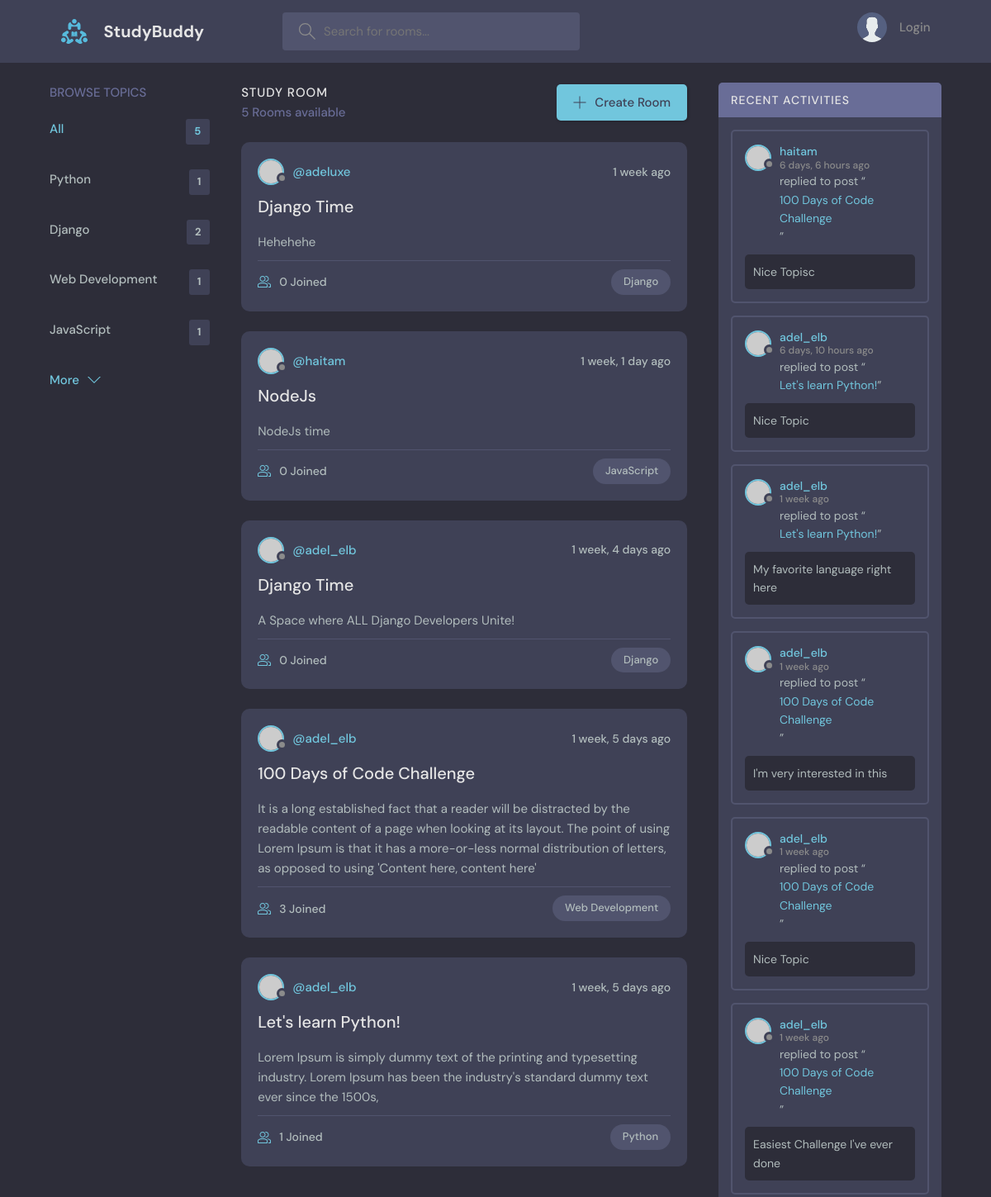
The app's page / (upper part), older data.
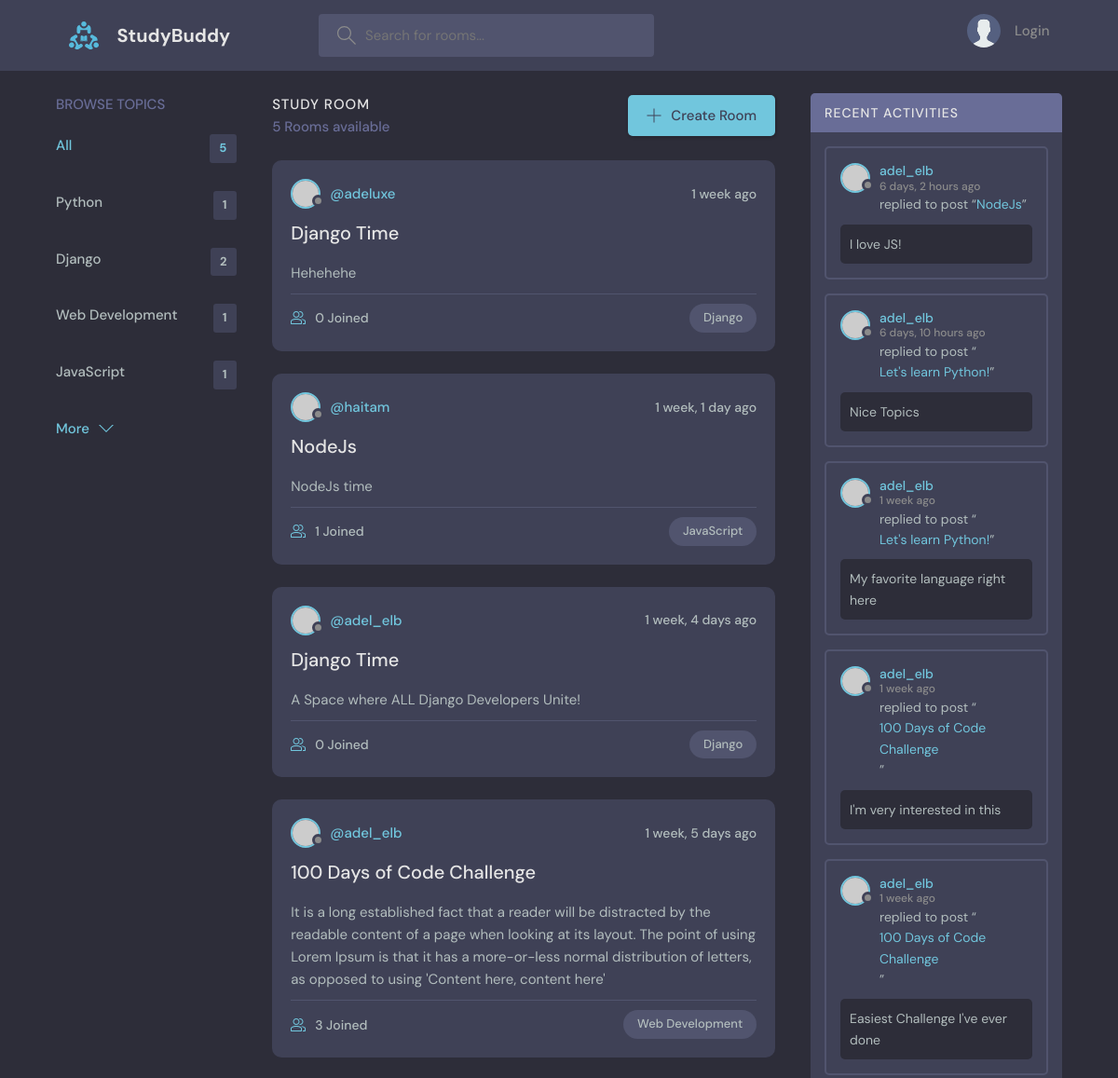
The same page, newer data.
### base/models.py (models this page shows, shortened)
class Topic(models.Model):
    name = models.CharField(max_length=200)

class Room(models.Model):
    host = models.ForeignKey(User, on_delete=models.CASCADE, null=True)
    topic = models.ForeignKey(Topic, on_delete=models.SET_NULL, null=True)
    name = models.CharField(max_length=200)
    description = models.TextField(null=True, blank=True) # null for database and blank is when we save a form
    participants = models.ManyToManyField(User,
                                          related_name='participants',
                                          blank=True)
    updated = models.DateTimeField(auto_now=True) # every time we save this module the datetime is updated
    created = models.DateTimeField(auto_now_add=True) # only saves datetime when we create the model
    class Meta:
        ordering = ['-created'] # adding dash '-' means we want to order the results of the the query

class Message(models.Model):
    user = models.ForeignKey(User, on_delete=models.CASCADE)
    room = models.ForeignKey(Room, on_delete=models.CASCADE)
    body = models.TextField()
    updated = models.DateTimeField(auto_now=True)
    created = models.DateTimeField(auto_now_add=True)
    edited = models.BooleanField(default=False)
    class Meta:
        ordering = ['-created']
    def __str__(self) -> str:
        return self.body[:50]

### base/views.py (the view)
# urls.py: path('', views.home, name='home'),
def home(request):
    q = request.GET.get('q') if request.GET.get('q') != None else ''
    rooms = Room.objects.filter(
        Q(topic__name__icontains=q) | # Topic Name Rooms
        Q(name__icontains=q) | # Room Name
        Q(description__icontains=q) # Room Description
    )
    room_count = rooms.count()
    rooms_all = Room.objects.all().count()
    topics = Topic.objects.all()
    room_messages = Message.objects.filter(
        room__topic__name__icontains=q
    )
    context = {
        'rooms': rooms,
        'topics': topics,
        'room_count': room_count,
        'rooms_count': rooms_all,
        'room_messages': room_messages,
    }
    return render(request, 'base/home.html', context)

### base/templates/base/home.html (shortened to what this page needs)
{% extends 'main.html' %}
{% block content %}
<main class="layout layout--3">
  <div class="container">
      {% include 'base/topics_component.html' %}
    <div class="roomList">
      <div class="roomList__header">
        <div>
          <h2>Study Room</h2>
          <p>{{ rooms_count }} Rooms available</p>
        </div>
        <a class="btn btn--main" href="{% url 'create-room' %}">
          <svg version="1.1" xmlns="http://www.w3.org/2000/svg" width="32" height="32" viewBox="0 0 32 32">
            <title>add</title>
            <path
              d="M16.943 0.943h-1.885v14.115h-14.115v1.885h14.115v14.115h1.885v-14.115h14.115v-1.885h-14.115v-14.115z"
            ></path>
          </svg>
          Create Room
        </a>
      </div>
      {% include 'base/feed_component.html' %}
      </div>
      {% include 'base/activity_component.html' %}
  </div>
</main>
{% endblock %}

### base/templates/base/topics_component.html
<div class="topics">
    <div class="topics__header">
      <h2>Browse Topics</h2>
    </div>
    <ul class="topics__list">
      <li>
        <a href="{% url 'home' %}" class="active">All <span>{{ rooms_count }}</span></a>
      </li>
      {% for topic in topics %}
      <li>
        <a href="{% url 'home' %}?q={{ topic.name }}">{{ topic.name }} <span>{{ topic.room_set.all.count }}</span></a>
      </li>
      {% endfor %}
    </ul>
    <a class="btn btn--link" href="topics.html">
      More
      <svg version="1.1" xmlns="http://www.w3.org/2000/svg" width="32" height="32" viewBox="0 0 32 32">
        <title>chevron-down</title>
        <path d="M16 21l-13-13h-3l16 16 16-16h-3l-13 13z"></path>
      </svg>
    </a>
</div>

### base/templates/base/feed_component.html (shortened to what this page needs)
{% for room in rooms %}
<div class="roomListRoom">
  <div class="roomListRoom__header">
    <a href="{% url 'profile' room.host.id %}" class="roomListRoom__author">
      <div class="avatar avatar--small">
        <img src="https://randomuser.me/api/portraits/women/11.jpg" />
      </div>
      <span>@{{ room.host.username }}</span>
    </a>
    <div class="roomListRoom__actions">
      <span>{{ room.created | timesince }} ago</span>
    </div>
  </div>
  <div class="roomListRoom__content">
    <a href="{% url 'room' room.id %}">{{ room.name }}</a>
    <p>
      {{ room.description }}
    </p>
  </div>
  <div class="roomListRoom__meta">
    <a href="{% url 'room' room.id %}" class="roomListRoom__joined">
      {{ room.participants.all.count }} Joined
    </a>
    <p class="roomListRoom__topic">{{ room.topic.name }}</p>
  </div>
</div>
{% endfor %}

### base/templates/base/activity_component.html (shortened to what this page needs)
<div class="activities">
    <div class="activities__header">
      <h2>Recent Activities</h2>
    </div>
    {% for message in room_messages %}
    <div class="activities__box">
      <div class="activities__boxHeader roomListRoom__header">
        <a href="{% url 'profile' message.user.id %}" class="roomListRoom__author">
          <div class="avatar avatar--small">
            <img src="https://randomuser.me/api/portraits/women/11.jpg" />
          </div>
          <p>
            {{ message.user.username }}
            <span>{{ message.created | timesince }} ago</span>
          </p>
        </a>
      </div>
      <div class="activities__boxContent">
        <p>replied to post “<a href="{% url 'room' message.room.id %}">{{ message.room.name }}</a>”</p>
        <div class="activities__boxRoomContent">
          {{ message }}
        </div>
      </div>
    </div>
    {% endfor %}
</div>

Row changes from the older to the newer data that the page shows:
no longer on this page (row unchanged): Room: host.username "adel_elb", created "1 week, 5 days", name "Let's learn Python!", description "Lorem Ipsum is simply dummy text of the printing and typesetting industry. Lorem Ipsum has been the industry's standard dummy text ever since the 1500s,", participants.all.count "1", topic.name "Python"
removed Message: user.username "haitam", created "6 days, 6 hours", room.name "100 Days of Code Challenge", body "Nice Topisc"
removed Message: user.username "adel_elb", created "1 week", room.name "100 Days of Code Challenge", body "Nice Topic"
computed for Room "NodeJs": participants.all.count "0" → "1"
added Message: user.username "adel_elb", created "6 days, 2 hours", room.name "NodeJs", body "I love JS!"
changed Message: body "Nice Topic" → "Nice Topics"
